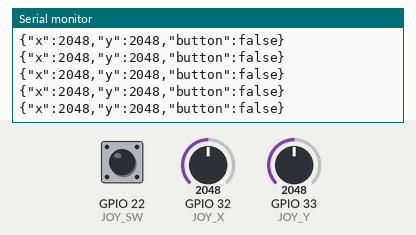
A sketch run on a simulated ESP32. Parts: the last lines printed to the serial monitor. Inputs (shaded band) come from the test bench; at power-on: GPIO 22 (JOY_SW) HIGH, GPIO 32 (JOY_X) = 2048, GPIO 33 (JOY_Y) = 2048.

Above: at 1.2 s.
1.3 s: GPIO 22 (JOY_SW) pulled LOW for 0.15 s
2.9 s: GPIO 32 (JOY_X) set to 2866
At 3.8 s:
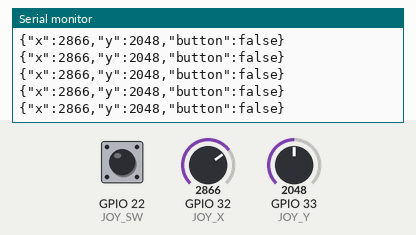
4.4 s: GPIO 33 (JOY_Y) set to 2866
At 5.5 s:
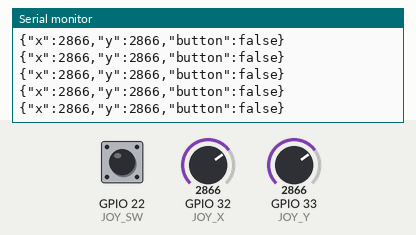
5.9 s: GPIO 22 (JOY_SW) pulled LOW for 1 s
At 6.9 s:
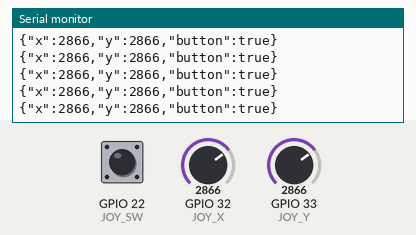
8.4 s: GPIO 32 (JOY_X) set to 3603
At 9.0 s:
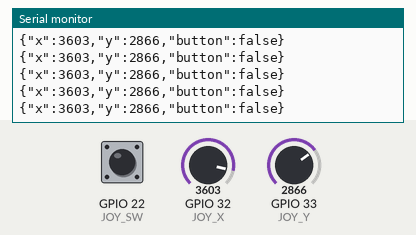
9.9 s: GPIO 33 (JOY_Y) set to 3603
At 10.6 s:
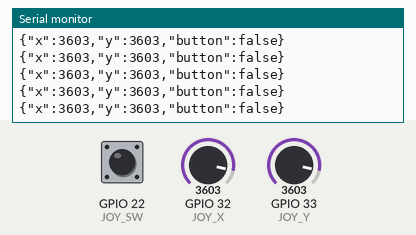
Timing chart, 0 to 12.4 s (numbered marks = the images above; inputs shaded):
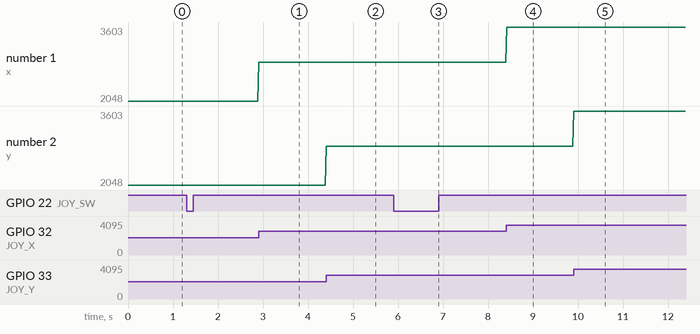

Measured:
- after the input at 2.9 s, the serial monitor: prints a new line at once (image 1)
- after the input at 4.4 s, the serial monitor: prints a new line at once (image 2)
- after the input at 5.9 s, the serial monitor: prints a new line at once (image 3)
- after the input at 8.4 s, the serial monitor: prints a new line at once (image 4)
- after the input at 9.9 s, the serial monitor: prints a new line at once (image 5)
- plotted number 1: 2048 → 2866 after the input at 2.9 s, 2866 → 3603 after the input at 8.4 s

The sketch:

sketch_oct10a.ino
```cpp
const int JOY_X = 32;
const int JOY_Y = 33;
const int JOY_SW = 22;

void setup() {
  Serial.begin(115200);

  pinMode(JOY_SW, INPUT_PULLUP);
}

void loop() {
  int x = analogRead(JOY_X);
  int y = analogRead(JOY_Y);

  // Button press hone par LOW read hota hai
  bool button = (digitalRead(JOY_SW) == LOW);

  // JSON: browser isi format ko read karega
  Serial.print("{\"x\":");
  Serial.print(x);

  Serial.print(",\"y\":");
  Serial.print(y);

  Serial.print(",\"button\":");
  Serial.print(button ? "true" : "false");

  Serial.println("}");

  delay(20);  // approximately 50 readings per second
}
```
